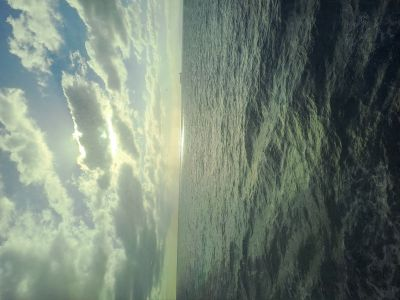
#> input picture images/ocean_300_400.jpg, 400 x 300 px
$ python pillow_001.py images/ocean_300_400.jpg
#> lines starting #> are read from the running program, lines starting #| are printed output that depends on the picture
import sys
import PIL.Image # Image is a module, not a class
import PIL.ImageOps

def main():
    if len(sys.argv) < 2:
        print(f"Usage: python {sys.argv[0]} image-filename")
        exit(-1)

    file_name = sys.argv[1]
    img = PIL.Image.open(file_name)
#> img is the input picture: PIL image 400x300 RGB; mean R, G, B 114.4, 128.1, 115.6

    # Apply rotation based on EXIF data
    img = PIL.ImageOps.exif_transpose(img)
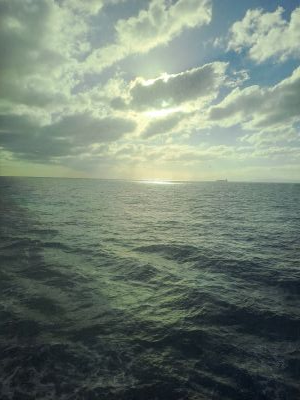
#> img: PIL image 300x400 RGB; mean R, G, B 114.4, 128.1, 115.6

    img.show("original image")

    size = img.size
#> size = (300, 400)
    print(size)
#| (300, 400)

    # get pixel values through the getpixel function
    pixel = img.getpixel((0,0))
#> pixel = (117, 133, 122)
    print(f"getpixel((0,0)={pixel}")
#| getpixel((0,0)=(117, 133, 122)

    middle = size[0]//2, size[1]//2
#> middle = (150, 200)
    print( img.getpixel(middle) )
#| (155, 160, 137)

    # get pixel values through a PixelAccess object
    # img.load() returns a PixelAccess object
    px = img.load()
    print(middle)
#| (150, 200)
    if px is not None:
        print( px[0,0] )
#| (117, 133, 122)
        print( px[middle])
#| (155, 160, 137)

    # display the red channel
    r, g, b = img.split()
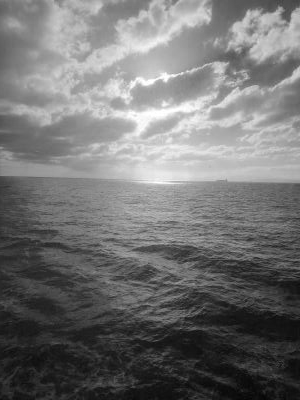
#> r: PIL image 300x400 L; min 4, max 255, mean 114.4
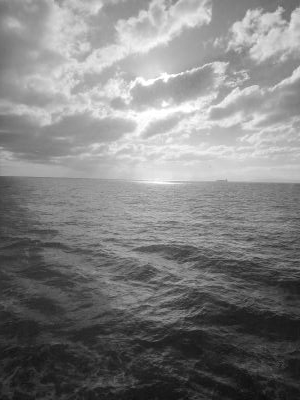
#> g: PIL image 300x400 L; min 12, max 255, mean 128.1
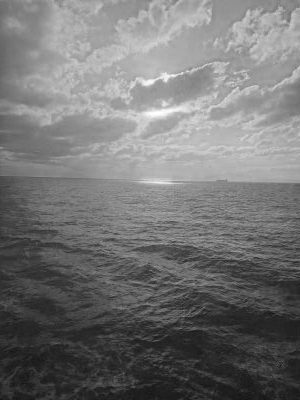
#> b: PIL image 300x400 L; min 18, max 255, mean 115.6
    print(f"r.getpixel((0,0))={r.getpixel((0,0))}")
#| r.getpixel((0,0))=117
    r.show("red in greyscale")
    blank = PIL.Image.new('L', size, 0)
#> blank: PIL image 300x400 L; every value is 0
    img_red = PIL.Image.merge("RGB", (r, blank, blank))
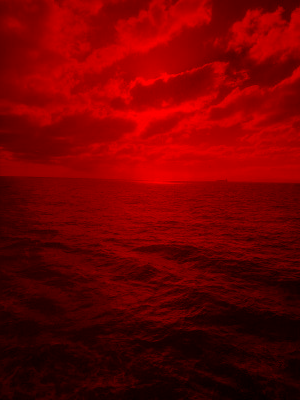
#> img_red: PIL image 300x400 RGB; mean R, G, B 114.4, 0, 0
    print(img_red.getpixel((0,0)))
#| (117, 0, 0)
    img_red.show("red")

if __name__ == "__main__":
    main()
